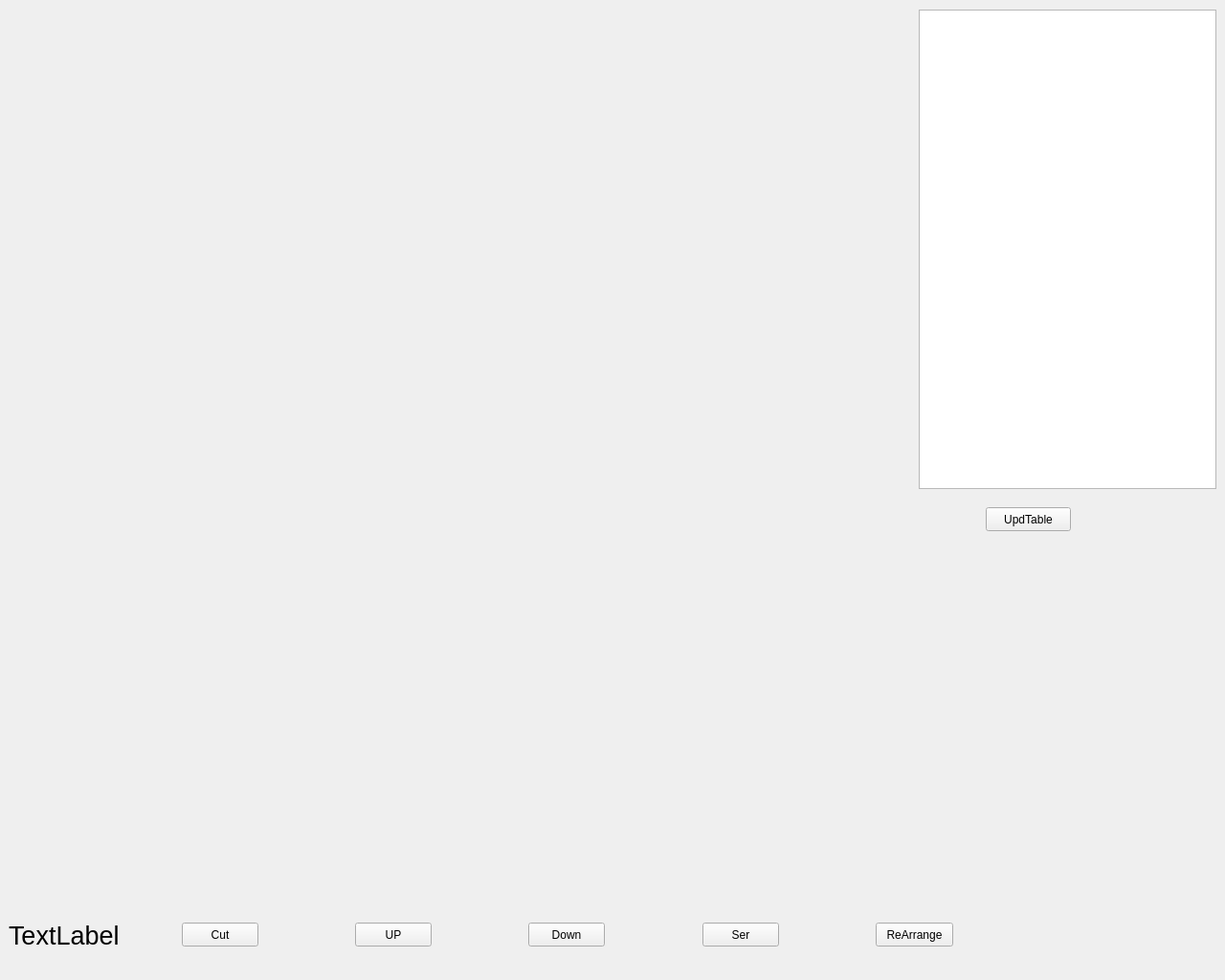
<?xml version="1.0" encoding="UTF-8"?>
<ui version="4.0">
 <class>MainWindow</class>
 <widget class="QMainWindow" name="MainWindow">
  <property name="geometry">
   <rect>
    <x>0</x>
    <y>0</y>
    <width>1280</width>
    <height>1024</height>
   </rect>
  </property>
  <property name="windowTitle">
   <string>MainWindow</string>
  </property>
  <widget class="QWidget" name="centralwidget">
   <widget class="QPushButton" name="pB_Cut">
    <property name="geometry">
     <rect>
      <x>190</x>
      <y>964</y>
      <width>80</width>
      <height>25</height>
     </rect>
    </property>
    <property name="text">
     <string>Cut</string>
    </property>
   </widget>
   <widget class="QPushButton" name="pB_CutUp">
    <property name="geometry">
     <rect>
      <x>371</x>
      <y>964</y>
      <width>80</width>
      <height>25</height>
     </rect>
    </property>
    <property name="text">
     <string>UP</string>
    </property>
   </widget>
   <widget class="QLabel" name="l_triangles">
    <property name="geometry">
     <rect>
      <x>9</x>
      <y>961</y>
      <width>120</width>
      <height>32</height>
     </rect>
    </property>
    <property name="font">
     <font>
      <pointsize>20</pointsize>
     </font>
    </property>
    <property name="text">
     <string>TextLabel</string>
    </property>
   </widget>
   <widget class="QPushButton" name="pB_Srlzd">
    <property name="geometry">
     <rect>
      <x>734</x>
      <y>964</y>
      <width>80</width>
      <height>25</height>
     </rect>
    </property>
    <property name="text">
     <string>Ser</string>
    </property>
   </widget>
   <widget class="QPushButton" name="pB_CutDown">
    <property name="geometry">
     <rect>
      <x>552</x>
      <y>964</y>
      <width>80</width>
      <height>25</height>
     </rect>
    </property>
    <property name="text">
     <string>Down</string>
    </property>
   </widget>
   <widget class="QPushButton" name="pB_ReArr">
    <property name="geometry">
     <rect>
      <x>915</x>
      <y>964</y>
      <width>81</width>
      <height>25</height>
     </rect>
    </property>
    <property name="text">
     <string>ReArrange</string>
    </property>
   </widget>
   <widget class="QPushButton" name="pB_Table">
    <property name="geometry">
     <rect>
      <x>1030</x>
      <y>530</y>
      <width>89</width>
      <height>25</height>
     </rect>
    </property>
    <property name="text">
     <string>UpdTable</string>
    </property>
   </widget>
   <widget class="WidgetGL" name="widgetGL" native="true">
    <property name="geometry">
     <rect>
      <x>9</x>
      <y>9</y>
      <width>946</width>
      <height>946</height>
     </rect>
    </property>
   </widget>
   <widget class="QTableWidget" name="tabProp">
    <property name="geometry">
     <rect>
      <x>960</x>
      <y>10</y>
      <width>311</width>
      <height>501</height>
     </rect>
    </property>
   </widget>
  </widget>
  <widget class="QMenuBar" name="menubar">
   <property name="geometry">
    <rect>
     <x>0</x>
     <y>0</y>
     <width>1280</width>
     <height>22</height>
    </rect>
   </property>
  </widget>
 </widget>
 <customwidgets>
  <customwidget>
   <class>WidgetGL</class>
   <extends>QWidget</extends>
   <header>WidgetGL.h</header>
   <container>1</container>
  </customwidget>
 </customwidgets>
 <resources/>
 <connections/>
</ui>
